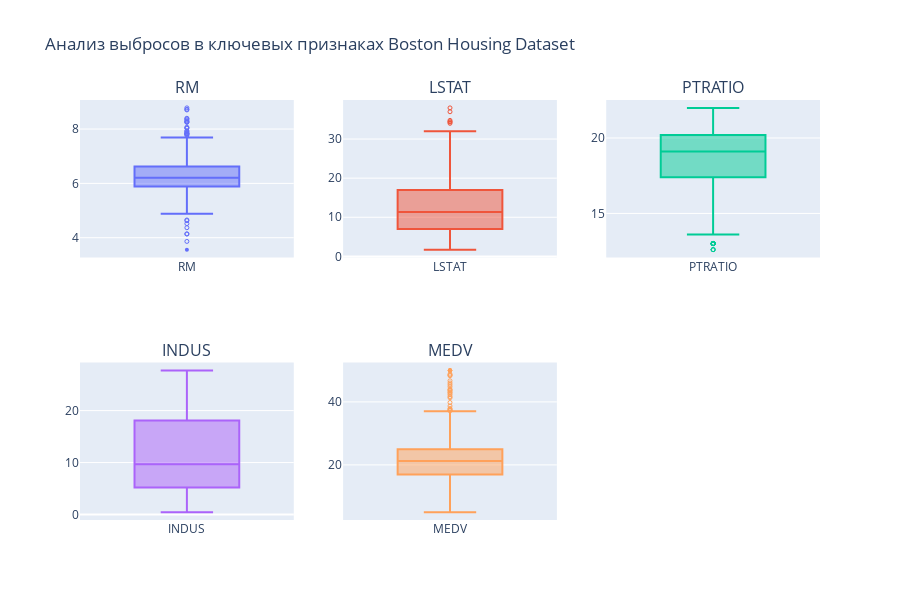

Here is the notebook cell this chart was saved with:
### Code cell
# Анализ выбросов с помощью box plots
fig = make_subplots(rows=2, 
                    cols=3, 
                    subplot_titles=key_features + ['MEDV'])  # заголовки для каждого box plot

features_to_plot = key_features + ['MEDV']

for i, feature in enumerate(features_to_plot, 1):
    fig.add_trace(
        go.Box(
            y=df[feature],      # данные для box plot
            name=feature,       # название для легенды
            boxpoints='suspectedoutliers',  # показывать только подозрительные выбросы
            marker=dict(size=4) # размер маркеров выбросов
        ), 
        row=(i-1)//3 + 1,  # вычисление номера строки (целочисленное деление)
        col=(i-1)%3 + 1    # вычисление номера колонки (остаток от деления)
    )

fig.update_layout(
    height=600,      # высота графика
    width=900,       # ширина графика
    title_text='Анализ выбросов в ключевых признаках Boston Housing Dataset',
    showlegend=False # скрыть легенду
)
fig.show()


fig, axs = plt.subplots(ncols=7, nrows=2, figsize=(20, 10))
index = 0
axs = axs.flatten()
for k,v in df.items():
    sns.boxplot(y=k, data=df, ax=axs[index])
    index += 1
plt.tight_layout(pad=0.4, w_pad=0.5, h_pad=5.0)

### Figure 1 — Plotly figure (JSON) as saved in the notebook; plotly's stock layout.template omitted (floating-point values rounded to 4 significant figures; data arrays with more than 128 entries replaced by an {"elided": "..."} marker saying what was removed)
{"data": [{"boxpoints": "suspectedoutliers", "marker": {"size": 4}, "name": "RM", "type": "box", "xaxis": "x", "y": {"elided": "505 float values"}, "yaxis": "y"}, {"boxpoints": "suspectedoutliers", "marker": {"size": 4}, "name": "LSTAT", "type": "box", "xaxis": "x2", "y": {"elided": "505 float values"}, "yaxis": "y2"}, {"boxpoints": "suspectedoutliers", "marker": {"size": 4}, "name": "PTRATIO", "type": "box", "xaxis": "x3", "y": {"elided": "505 float values"}, "yaxis": "y3"}, {"boxpoints": "suspectedoutliers", "marker": {"size": 4}, "name": "INDUS", "type": "box", "xaxis": "x4", "y": {"elided": "505 float values"}, "yaxis": "y4"}, {"boxpoints": "suspectedoutliers", "marker": {"size": 4}, "name": "MEDV", "type": "box", "xaxis": "x5", "y": {"elided": "505 float values"}, "yaxis": "y5"}], "layout": {"annotations": [{"font": {"size": 16}, "showarrow": false, "text": "RM", "x": 0.1444, "xanchor": "center", "xref": "paper", "y": 1, "yanchor": "bottom", "yref": "paper"}, {"font": {"size": 16}, "showarrow": false, "text": "LSTAT", "x": 0.5, "xanchor": "center", "xref": "paper", "y": 1, "yanchor": "bottom", "yref": "paper"}, {"font": {"size": 16}, "showarrow": false, "text": "PTRATIO", "x": 0.8556, "xanchor": "center", "xref": "paper", "y": 1, "yanchor": "bottom", "yref": "paper"}, {"font": {"size": 16}, "showarrow": false, "text": "INDUS", "x": 0.1444, "xanchor": "center", "xref": "paper", "y": 0.375, "yanchor": "bottom", "yref": "paper"}, {"font": {"size": 16}, "showarrow": false, "text": "MEDV", "x": 0.5, "xanchor": "center", "xref": "paper", "y": 0.375, "yanchor": "bottom", "yref": "paper"}], "height": 600, "showlegend": false, "title": {"text": "Анализ выбросов в ключевых признаках Boston Housing Dataset"}, "width": 900, "xaxis": {"anchor": "y", "domain": [0, 0.2889]}, "xaxis2": {"anchor": "y2", "domain": [0.3556, 0.6444]}, "xaxis3": {"anchor": "y3", "domain": [0.7111, 1]}, "xaxis4": {"anchor": "y4", "domain": [0, 0.2889]}, "xaxis5": {"anchor": "y5", "domain": [0.3556, 0.6444]}, "xaxis6": {"anchor": "y6", "domain": [0.7111, 1]}, "yaxis": {"anchor": "x", "domain": [0.625, 1]}, "yaxis2": {"anchor": "x2", "domain": [0.625, 1]}, "yaxis3": {"anchor": "x3", "domain": [0.625, 1]}, "yaxis4": {"anchor": "x4", "domain": [0, 0.375]}, "yaxis5": {"anchor": "x5", "domain": [0, 0.375]}, "yaxis6": {"anchor": "x6", "domain": [0, 0.375]}}}
